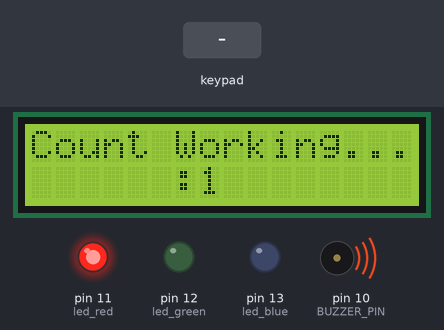
Bench run of a sketch on a simulated Arduino Uno, built with avr-gcc and run on an emulated ATmega328P. On the bench: 16×2 character LCD, output pins drawn as LEDs (lit = HIGH), buzzer (waves = sounding, pin HIGH). Inputs (shaded band) come from the test bench. What the sketch prints to the serial monitor is not drawn.

Above: at 4.3 s.
4.4 s: keypad keys 9 8 7 6 A pressed 0.4 s apart
At 8.4 s:
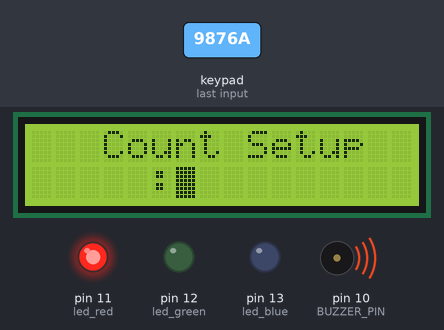
8.7 s: key 'C' pressed
At 11.1 s:
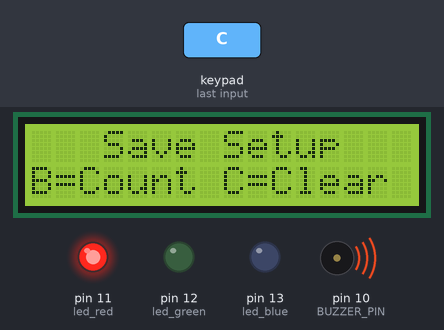
11.4 s: keypad keys 9 8 7 6 * pressed 0.4 s apart
At 14.4 s:
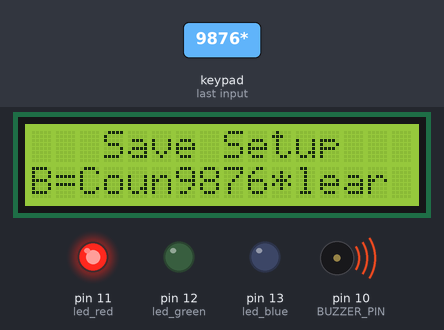
14.9 s: keypad keys 9 8 7 6 D pressed 0.4 s apart
At 17.2 s:
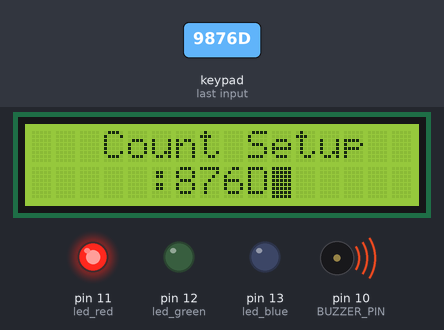
18.4 s: key '*' pressed
At 19.6 s:
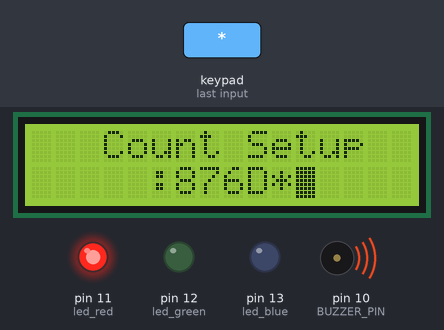
19.9 s: keypad keys 5 4 3 2 * pressed 0.4 s apart
At 22.2 s:
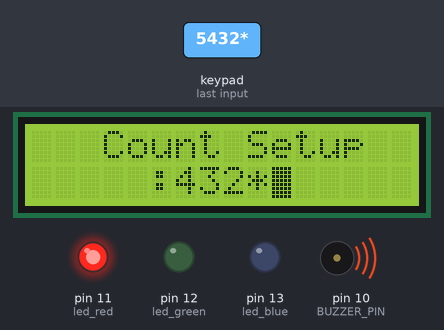
Timing chart, 0 to 23.7 s (numbered marks = the images above; inputs shaded):
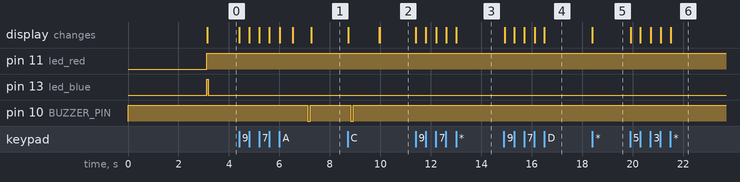

The sketch:

keypad.ino
```cpp
/*
 Machine Countint Material By Oattt
 ปุ่มการทำงาน 'A' ไว้กำหนดจำนวนที่จะนับ
            'B' เริ่มการทำงานนับ
            'C' Clear ค่าที่กำหนดไว้
            'D' ไม่มี
            '*' ไม่มี
            '#' เป็น .
 วิธีการใช้งาน 1.กด A 1ครั้ง จะแสดงผลให้กำหนดจำนวนนับ
            2.ป้อนจำนวนนับ
            3.กด A อีกครั้งเพื่อ Save ค่าที่ป้อน
            4.กด B เพื่อเริ่มนับ
            5.เมื่อนับครบจำนวนที่ป้อนจะมีไฟแสดงสถานะสีเขียว เป็นอันว่านับเสร็จสิ้นแล้ว
          **หมายเหต เมื่อนับเสร็จแล้วอยากเปลี่ยนค่านับ ให้เริ่มทำข้อ 1-3 ใหม่
 */
#include <Keypad.h>
#include <LiquidCrystal_I2C.h>

const int BUZZER_PIN = 10; // buzzer
const int ROW_NUM    = 4; // four rows
const int COLUMN_NUM = 4; // four columns

char keys[ROW_NUM][COLUMN_NUM] = {
  {'1', '2', '3', 'A'},
  {'4', '5', '6', 'B'},
  {'7', '8', '9', 'C'},
  {'*', '0', '.', 'D'}
};

byte pin_rows[ROW_NUM] = {9, 8, 7, 6};      // connect to the row pinouts of the keypad
byte pin_column[COLUMN_NUM] = {5, 4, 3, 2}; // connect to the column pinouts of the keypad

Keypad keypad = Keypad(makeKeymap(keys), pin_rows, pin_column, ROW_NUM, COLUMN_NUM );
LiquidCrystal_I2C lcd(0x27, 16, 2); // I2C address 0x27, 16 column and 2 rows

int cursorColumn = 0;
int setupcount = 0; // count when push D (on keypad)
int count = 0;
int keep_valsensor = 0;
int sensorPin = 0;
int sensor_val = 0;
int led_red = 11;
int led_green = 12;
int led_blue = 13;
String inputString;
long countSet;
int A = 0;

void setup() {
  pinMode(led_blue, OUTPUT);
  pinMode(led_green, OUTPUT);
  pinMode(led_red, OUTPUT);
  pinMode(sensorPin, INPUT);
  pinMode(10, OUTPUT);
  digitalWrite(BUZZER_PIN, HIGH);
  Serial.begin(9600);
  inputString.reserve(10);
  lcd.begin();
  lcd.clear();
  lcd.print(" Count Machine");
  lcd.setCursor(2 , 1);
  lcd.print("By : JAOOatt");
  delay(3000);
  lcd.clear();
  lcd.home();
  lcd.print("  A=Set B=Count");
  lcd.setCursor(5, 1);
  lcd.print("C=Clear");
}

void loop() {
  digitalWrite(13, 0);
  digitalWrite(12, 0);
  digitalWrite(11, 255);
  keypad_set();
  sensor_count1();
}

void keypad_set() {//-----------------------------------------------------------------
  char key = keypad.getKey();
  if (key) {
    lcd.setCursor(cursorColumn + 6, 1); // move cursor to   (cursorColumn, 0)
    lcd.print(key);     // print key at (cursorColumn, 0)
    cursorColumn++;                // move cursor to next position
  }

  if (cursorColumn == 6) {       // if reaching limit, clear LCD
    lcd.clear();
    lcd.print("   Count Setup ");
    lcd.setCursor(5, 1);
    lcd.print(":");
    lcd.blink();
    cursorColumn = 0;
  }

  if (setupcount == 2) {
    lcd.clear();
    lcd.setCursor(3, 0);
    lcd.print("Save Setup");
    lcd.setCursor(0, 1);
    lcd.print("B=Count C=Clear");
    lcd.noBlink();
    setupcount = 0;
  }

  if (key != NO_KEY) {
    if (key >= '0' && key <= '9') {     // only act on numeric keys
      inputString += key;               // append new character to input string
    } else if (key == 'A') {
      if (inputString.length() > 0) {
        countSet = inputString.toInt(); // YOU GOT AN INTEGER NUMBER
        inputString = "";               // clear input
        Serial.println(countSet);
        cursorColumn = 0;
      }
    }
  }
  switch (key) {
    case 'A':
      lcd.clear();
      lcd.print("   Count Setup ");
      lcd.noDisplay();
      delay(500);
      lcd.display();
      delay(500);
      beep();           // function setup value counting.
      setupcount++;
      delay(30);
      cursorColumn = 0;
      lcd.setCursor(5, 1);
      lcd.print(":");
      lcd.blink();
      keep_valsensor = 0;
      break;

    case 'B':
      lcd.clear();
      lcd.setCursor(0, 0);
      lcd.print("Count Working...");
      lcd.setCursor(6, 1);
      lcd.print(":");

      break;

    case 'C':
      lcd.clear();
      lcd.setCursor(2, 0);
      lcd.print("Clear finish");
      lcd.setCursor(0, 1);
      lcd.print("Please set again");
      beep();
      delay(1000);
      lcd.clear();                      // function clear value
      lcd.setCursor(3, 0);
      lcd.print("Count Setup");
      lcd.setCursor(5, 1);
      lcd.print(":");
      lcd.blink();
      inputString = "";
      cursorColumn = 0;
      setupcount++;
      if (setupcount > 2 ) {
        setupcount = 1;
      }
      break;
  }
}//---------------------------------------------------------------------------------

void beep() {
  digitalWrite(10, HIGH);
  delay(100);
  digitalWrite(10, LOW);
  delay(100);
  digitalWrite(10, HIGH);

}

void sensor_count1() {
  sensor_val = digitalRead(sensorPin);
  //int sensor_keep = sensor_val;

  if (sensor_val == LOW && A == 0) {
    keep_valsensor++;
    digitalWrite(13, 255);
    digitalWrite(12, 0);
    digitalWrite(11, 255);
    lcd.clear();
    lcd.setCursor(0, 0);
    lcd.print("Count Working...");
    lcd.setCursor(6, 1);
    lcd.print(":");
    lcd.print(keep_valsensor);
    delay(50);
    A = 1;
  }
  if (sensor_val == HIGH) {
    A = 0;
  }
  checkFinish();
}

void checkFinish() {
  if (countSet > 1) {
    if (keep_valsensor == countSet) {
      beep();
      beep();
      setupcount = 0;
      keep_valsensor = 0;
      Serial.println(setupcount);
      digitalWrite(13, 0);
      digitalWrite(12, 255);
      digitalWrite(11, 0);
      delay(10);
      lcd.clear();
      lcd.print(" Count Success");
      lcd.setCursor(3, 1);
      lcd.print("Total: ");
      lcd.print(countSet);
      lcd.noBlink();
      delay(1000);
      lcd.clear();
      lcd.home();
      lcd.print("  A=Set B=Count");
      lcd.setCursor(5, 1);
      lcd.print("C=Clear");
    }
  }
}
```

Measured:
- after the input at 4.4 s, pin 10 (BUZZER_PIN): HIGH → LOW after 2.7 s, → HIGH 0.10 s later; the display: first changes at once (image 1 shows a later state)
- after the input at 8.7 s, pin 10 (BUZZER_PIN): HIGH → LOW after 0.14 s, → HIGH 0.10 s later; the display: first changes at once (image 2 shows a later state)
- after the input at 11.4 s, the display: first changes at once (image 3 shows a later state)
- after the input at 14.9 s, the display: first changes at once (image 4 shows a later state)
- after the input at 18.4 s, the display: changes at once (image 5)
- after the input at 19.9 s, the display: first changes at once (image 6 shows a later state)
